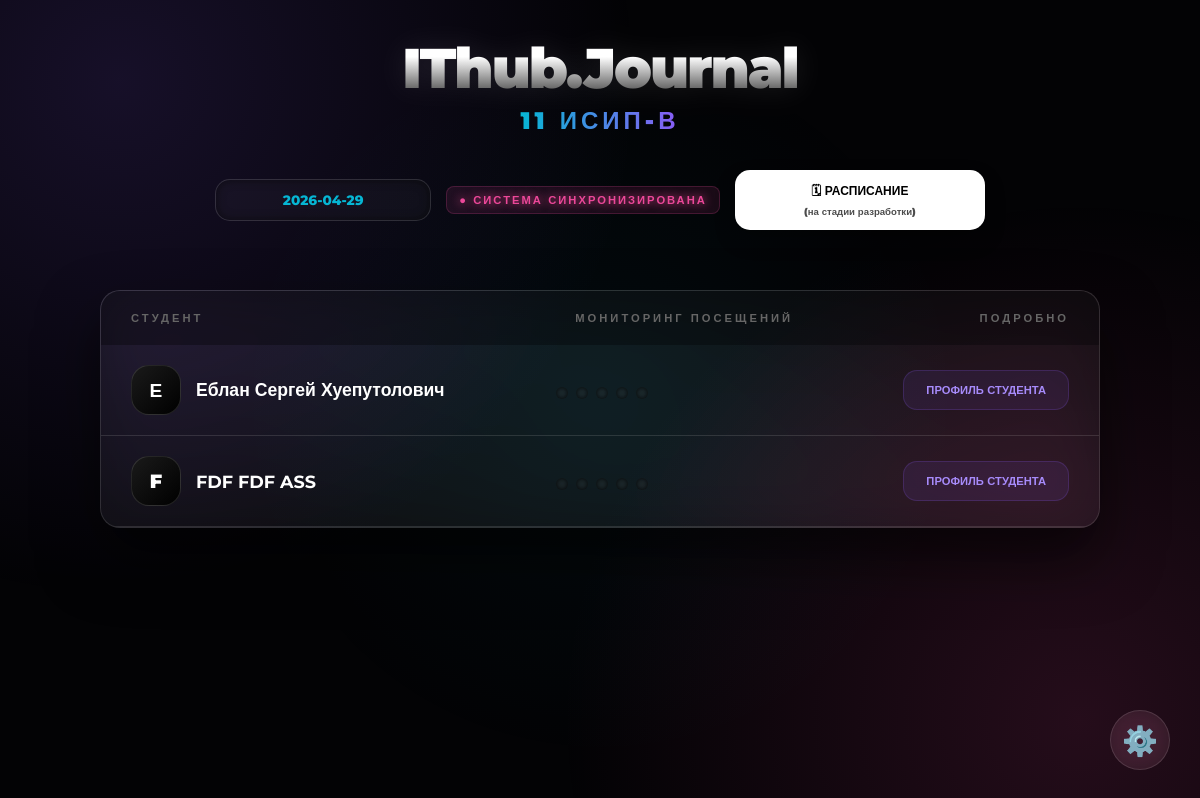
The page / on the database its author committed.
### grades/models.py (models this page shows, shortened)
class Student(models.Model):
    full_name = models.CharField("ФИО ученика", max_length=200)
    class Meta:
        verbose_name = "Ученик"
        verbose_name_plural = "Ученики"

### grades/views.py (the view)
# urls.py: path('', views.index, name='index'),
def index(request):
    date_str = request.GET.get('date')
    if date_str:
        try:
            target_date = timezone.datetime.strptime(date_str, '%Y-%m-%d').date()
        except ValueError:
            target_date = timezone.now().date()
    else:
        target_date = timezone.now().date()
    students = Student.objects.all()
    data = []
    for student in students:
        records_today = Record.objects.filter(
            student=student,
            date=target_date
        ).order_by('id')[:5] # Берем первые 5 созданных записей за день
        indicators = []
        is_any_present = False
        for record in records_today:
            if record.is_present:
                indicators.append('present')
                is_any_present = True
            else:
                indicators.append('absent')
        while len(indicators) < 5:
            indicators.append('none')
        data.append({
            'student': student,
            'is_present': is_any_present,
            'indicators': indicators
        })
    return render(request, 'grades/index.html', {
        'data': data,
        'today': target_date
    })

### grades/templates/grades/index.html (shortened to what this page needs)
{% load custom_filters %}
<!DOCTYPE html>
<html lang="ru">
<head>
    <link rel="stylesheet" href="https://cdn.jsdelivr.net/npm/flatpickr/dist/themes/dark.css">
</head>
<body>
    <header class="header">
        <h1 class="logo-main">IThub.Journal</h1>
        <div class="group-number">11 ИСИП-В</div>
        <div class="session-info">
            <form method="GET" action="." id="dateForm">
                <input type="text" name="date" id="main-cyber-calendar" class="date-picker-neon"
                    value="{% if request.GET.date %}{{ request.GET.date }}{% else %}{{ today|date:'Y-m-d' }}{% endif %}">
            </form>
            <span class="live-status">
                {% if not request.GET.date or request.GET.date == today|date:'Y-m-d' %}● СИСТЕМА СИНХРОНИЗИРОВАНА{% else %}● КОНТРОЛЬ ПОСЕЩАЕМОСТИ{% endif %}
            </span>
            <a href="{% url 'schedule' %}" class="btn-schedule">🗓 РАСПИСАНИЕ <br>
                 <span style="font-size: 0.6rem; opacity: 0.7;">(на стадии разработки)</span>
            </a>
        </div>
    </header>
    <div class="container">
        <div class="glass-card">
            <table>
                <thead>
                    <tr>
                        <th>Студент</th>
                        <th style="text-align: center;">Мониторинг посещений</th>
                        <th style="text-align: right;">Подробно</th>
                    </tr>
                </thead>
                <tbody>
                    {% for item in data %}
                    <tr>
                        <td>
                            <div style="display: flex; align-items: center; gap: 15px;">
                                <div class="avatar">{{ item.student.full_name|slice:":1" }}</div>
                                <span class="student-name">{{ item.student.full_name }}</span>
                            </div>
                        </td>
                        <td>
                            <div style="display: inline-flex; flex-direction: column; align-items: center;">
                                <div class="status-indicators">
                                    {% for status in item.indicators %}
                                        <div class="indicator-dot {{ status }}"></div>
                                    {% endfor %}
                                </div>
                            </div>
                        </td>
                        <td>
                            <a href="{% url 'student_detail' item.student.id %}" class="btn-profile">Профиль студента</a>
                        </td>
                    </tr>
                    {% endfor %}
                </tbody>
            </table>
        </div>
    </div>
    <a href="/admin/" class="admin-gear" title="Админ-панель">⚙️</a>
</body>
</html>

### rows shown on the page
Student: student.full_name "Е", student.full_name "Еблан Сергей Хуепутолович"
Student: student.full_name "F", student.full_name "FDF FDF ASS"
